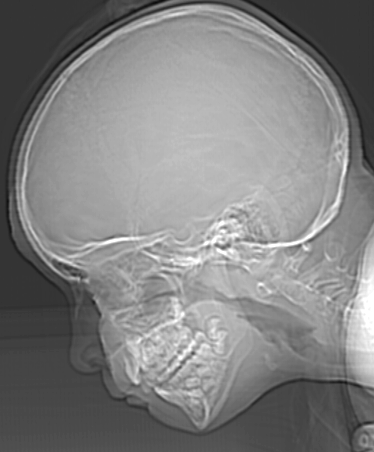
%> input picture HW1/Images/skull.tif, 374 x 452 px
$ octave Q2.m   (GNU Octave 9; MATLAB toolbox functions it lacks are replaced by stand-ins)
%> lines starting %> are read from the running program, lines starting %| are printed output that depends on the picture
clc;
clear;
close all;

%% Project: Intensity Level Reduction in a Grayscale Image
%
% In this project, we process the "skull.tif" image to analyze the effect of reducing intensity levels.
% The original image has 256 intensity levels (0-255). We display the image at reduced intensity levels
% of 64, 16, 4, and 2 while keeping the image size constant.

img_path = 'Images/skull.tif';
skull_img = imread(img_path);
%> skull_img is the input picture: size 452x374 uint8; min 12, max 255, mean 129.4

% Display the original image
figure;
subplot(2, 3, 1);
imshow(skull_img);
title('Original Image');

% Define a function to reduce intensity levels
reduce_level = @(img, levels) uint8(floor(double(img) / (256 / levels)) * (256 / (levels - 1)));

levels = [64, 16, 8, 4, 2];

for i = 1:length(levels)

    img_reduced = reduce_level(skull_img, levels(i));

    % Display images with different intensity levels
    subplot(2, 3, i + 1);
    imshow(img_reduced);
    title(sprintf('Intensity Level: %d', levels(i)));
end
%> this loop made 5 passes
%> pass 3, `img_reduced = reduce_level(skull_img, levels(i));`:
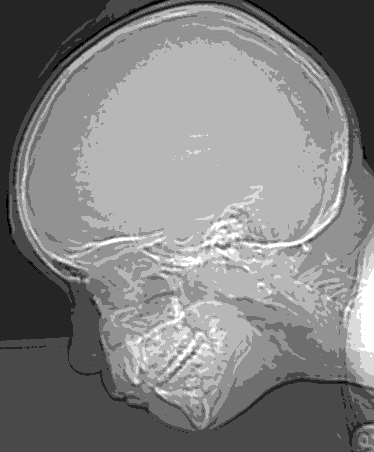
%> img_reduced: size 452x374 uint8; min 0, max 255, mean 129.9
%> after the loop:
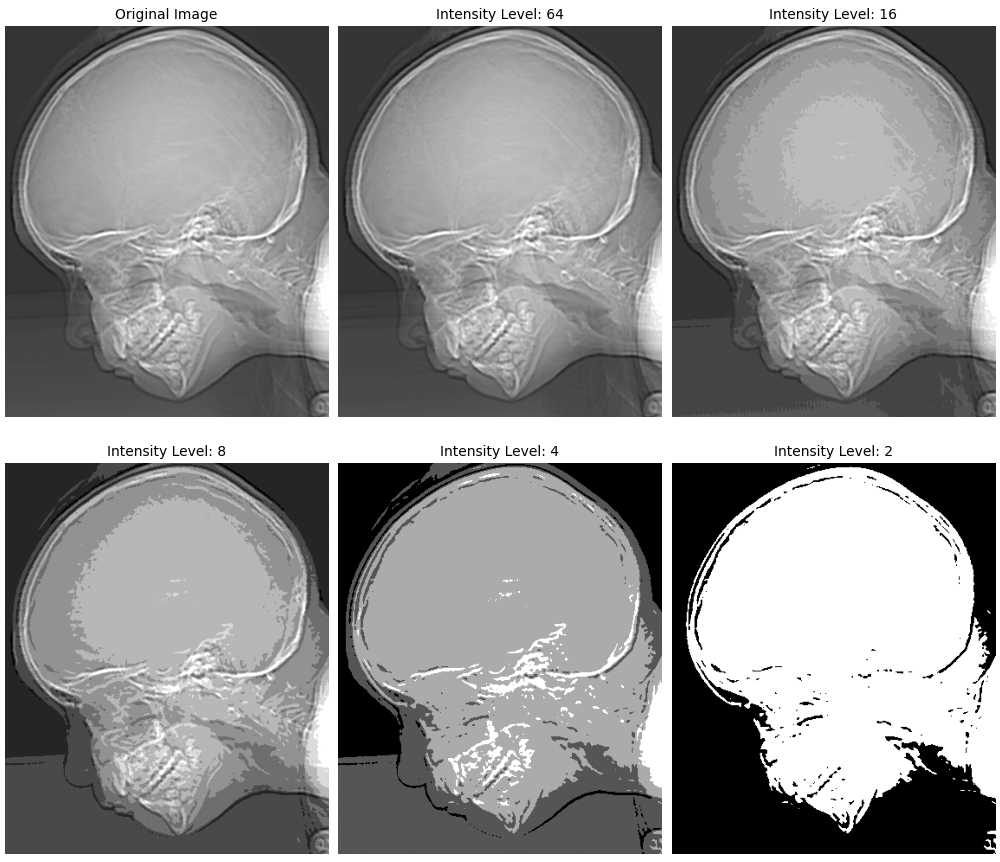
%> figure redrawn from the program's plot data, 6 panels
